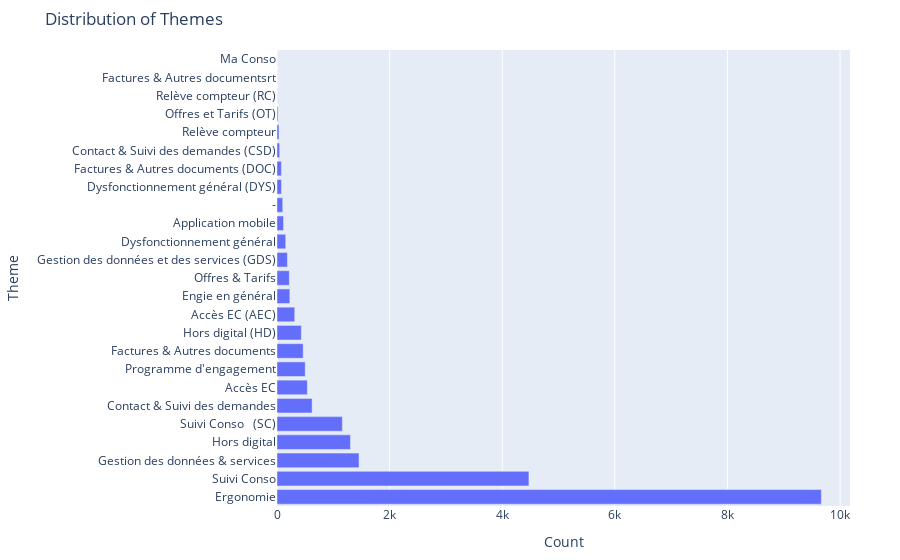
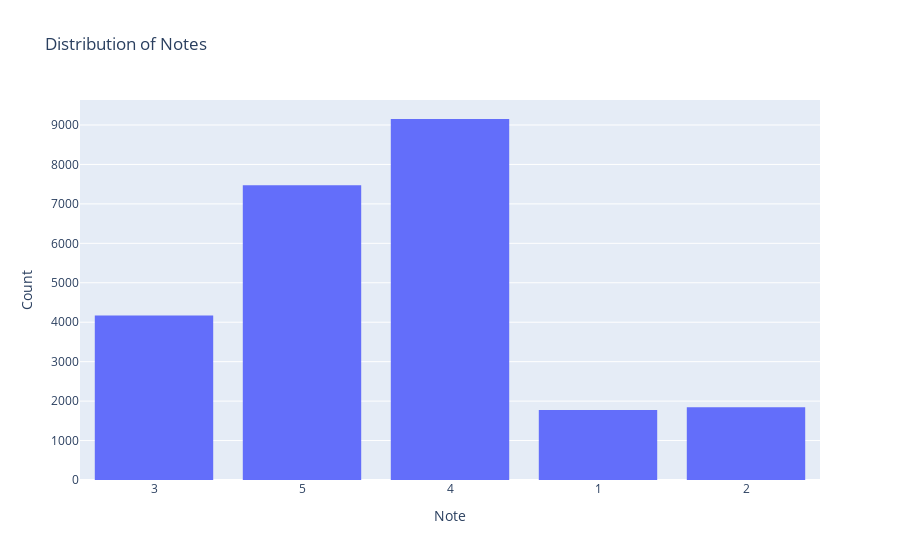

Notebook source saved alongside these figures, in order:
### Code cell
# Distribution of THEME
theme_counts = df['THEME'].value_counts().reset_index()
theme_counts.columns = ['THEME', 'Count']

theme_fig = px.bar(theme_counts, x='Count', y='THEME', orientation='h', title='Distribution of Themes')
theme_fig.update_layout(
    yaxis_title='Theme',
    xaxis_title='Count',
    yaxis=dict(tickmode='linear'),
    margin=dict(l=150, r=50, t=50, b=50),
    font=dict(size=12)
)
theme_fig.show()

# Distribution of note
note_fig = px.histogram(df[df["note"]!="note_num"], x='note', title='Distribution of Notes', nbins=10)
note_fig.update_layout(
    xaxis_title='Note',
    yaxis_title='Count',
    font=dict(size=12)
)
note_fig.show()

### Figure 1 — Plotly figure (JSON) as saved in the notebook; plotly's stock layout.template omitted (floating-point values rounded to 4 significant figures)
{"data": [{"alignmentgroup": "True", "hovertemplate": "Count=%{x}<br>THEME=%{y}<extra></extra>", "legendgroup": "", "marker": {"color": "#636efa", "pattern": {"shape": ""}}, "name": "", "offsetgroup": "", "orientation": "h", "showlegend": false, "textposition": "auto", "type": "bar", "x": [9668, 4474, 1457, 1305, 1161, 624, 539, 501, 465, 432, 315, 228, 219, 185, 155, 116, 102, 79, 78, 47, 36, 17, 2, 1, 1], "xaxis": "x", "y": ["Ergonomie", "Suivi Conso", "Gestion des données & services", "Hors digital", "Suivi Conso \n (SC)", "Contact & Suivi des demandes", "Accès EC", "Programme d'engagement", "Factures & Autres documents", "Hors digital (HD)", "Accès EC (AEC)", "Engie en général", "Offres & Tarifs", "Gestion des données et des services (GDS)", "Dysfonctionnement général", "Application mobile", "-", "Dysfonctionnement général (DYS)", "Factures & Autres documents (DOC)", "Contact & Suivi des demandes (CSD)", "Relève compteur", "Offres et Tarifs (OT)", "Relève compteur (RC)", "Factures & Autres documentsrt", "Ma Conso"], "yaxis": "y"}], "layout": {"barmode": "relative", "font": {"size": 12}, "legend": {"tracegroupgap": 0}, "margin": {"b": 50, "l": 150, "r": 50, "t": 50}, "title": {"text": "Distribution of Themes"}, "xaxis": {"anchor": "y", "domain": [0, 1], "title": {"text": "Count"}}, "yaxis": {"anchor": "x", "domain": [0, 1], "tickmode": "linear", "title": {"text": "Theme"}}}}

### Figure 2 — Plotly figure (JSON) as saved in the notebook; plotly's stock layout.template omitted (floating-point values rounded to 4 significant figures; data arrays with more than 128 entries replaced by an {"elided": "..."} marker saying what was removed)
{"data": [{"alignmentgroup": "True", "bingroup": "x", "hovertemplate": "note=%{x}<br>count=%{y}<extra></extra>", "legendgroup": "", "marker": {"color": "#636efa", "pattern": {"shape": ""}}, "name": "", "nbinsx": 10, "offsetgroup": "", "orientation": "v", "showlegend": false, "type": "histogram", "x": {"elided": "24412 str values"}, "xaxis": "x", "yaxis": "y"}], "layout": {"barmode": "relative", "font": {"size": 12}, "legend": {"tracegroupgap": 0}, "title": {"text": "Distribution of Notes"}, "xaxis": {"anchor": "y", "domain": [0, 1], "title": {"text": "Note"}}, "yaxis": {"anchor": "x", "domain": [0, 1], "title": {"text": "Count"}}}}
